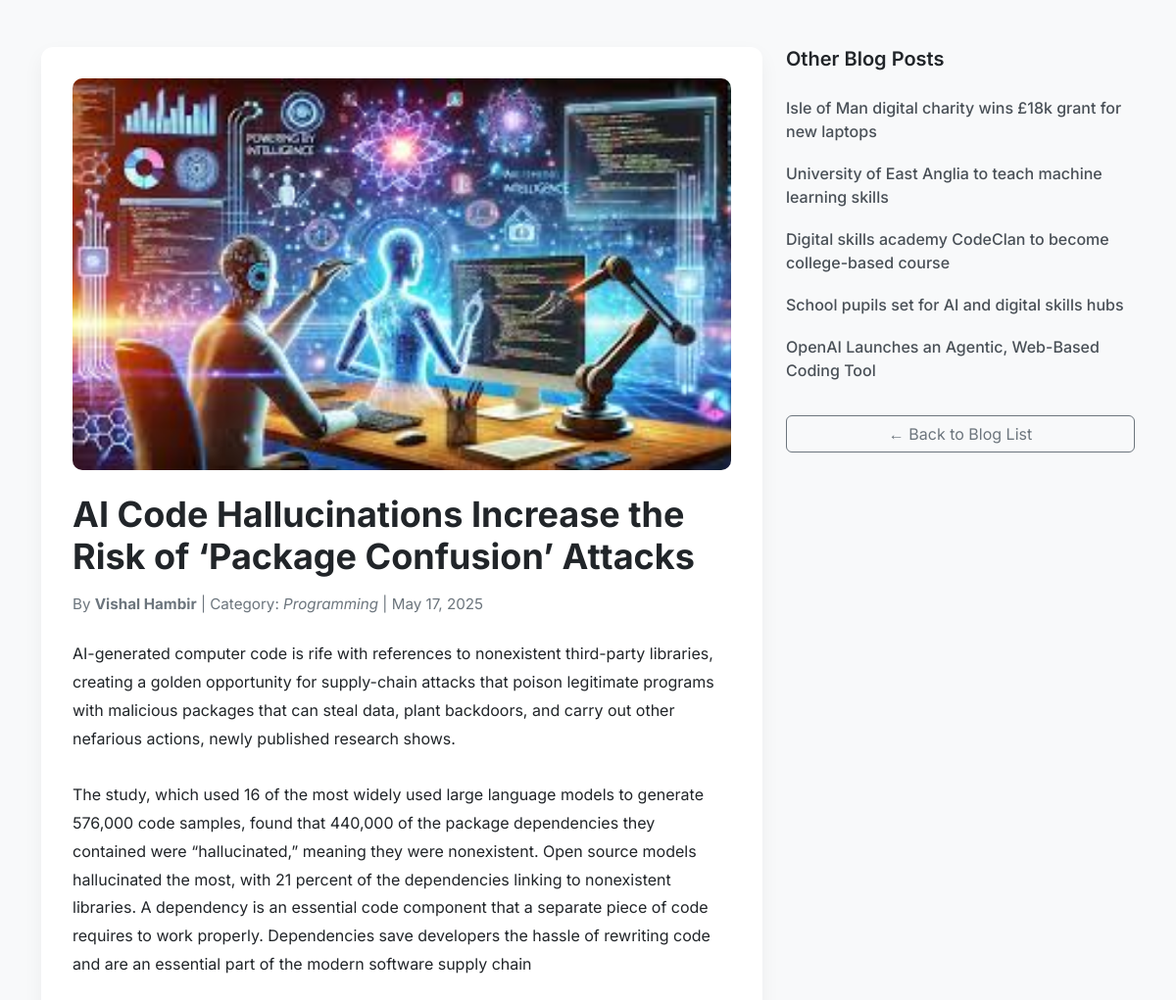
Screenshot of /Home/show_blog_page/2 with the database file from the repository.
### tables this page shows
CREATE TABLE `blogs` (
  `b_auto_id` int(11) NOT NULL,
  `b_cat_ref_id` int(11) DEFAULT NULL,
  `b_auth_ref_id` int(11) DEFAULT NULL,
  `b_title` varchar(255) DEFAULT NULL,
  `b_short_content` text DEFAULT NULL,
  `b_main_content` text DEFAULT NULL,
  `b_image` varchar(255) DEFAULT NULL,
  `b_meta_title` varchar(255) DEFAULT NULL,
  `b_meta_description` text DEFAULT NULL,
  `b_meta_keywords` varchar(255) DEFAULT NULL,
  `b_cretated_at` timestamp NOT NULL DEFAULT current_timestamp(),
  `b_updated_by` int(11) DEFAULT NULL
);

CREATE TABLE `author` (
  `a_auto_id` int(11) NOT NULL,
  `a_author_name` varchar(255) DEFAULT NULL,
  `a_created_at` timestamp NOT NULL DEFAULT current_timestamp(),
  `a_updated_by` int(11) DEFAULT NULL
);

CREATE TABLE `category` (
  `c_auto_id` int(11) NOT NULL,
  `c_category` varchar(255) DEFAULT NULL,
  `c_created_at` timestamp NOT NULL DEFAULT current_timestamp(),
  `c_updated_by` int(11) DEFAULT NULL
);

### application/controllers/Home.php (called while the page is built, shortened)
<?php
class Home extends CI_Controller
{
    public function show_blog_page($id)
    {
        $data['blog'] = $this->db->select('blogs.*, category.c_category as category_name, author.a_author_name as author_name')
            ->from('blogs')
            ->join('category', 'category.c_auto_id = blogs.b_cat_ref_id', 'left')
            ->join('author', 'author.a_auto_id = blogs.b_auth_ref_id', 'left')
            ->where('blogs.b_auto_id', $id)
            ->get()->row();
        $data['recent_blogs'] = $this->db->select('b_auto_id, b_short_content, b_title')
            ->from('blogs')
            ->where('b_auto_id !=', $id)
            ->order_by('b_cretated_at', 'DESC')
            ->limit(6)
            ->get()->result();
        $this->load->view('show_blog', $data);
    }
}
?>

### index.php (called while the page is built, shortened)
<?php
require_once BASEPATH.'core/CodeIgniter.php';

### application/views/show_blog.php (the view, shortened to what this page needs)
<!DOCTYPE html>
<html lang="en">
<head>
    <link href="https://cdn.jsdelivr.net/npm/bootstrap@5.3.0/dist/css/bootstrap.min.css" rel="stylesheet" />
    <link rel="stylesheet" href="<?= base_url('assets/css/mainpagetwo_style.css') ?>">
</head>
<body>
    <div class="container py-5">
        <div class="row">
            <div class="col-lg-8">
                <div class="blog-wrapper">
                    <img src="<?= base_url($blog->b_image) ?>" alt="Blog Image" class="blog-image" />
                    <div class="blog-content">
                        <h1><?= $blog->b_title ?></h1>
                        <div class="blog-meta">
                            By <strong><?= $blog->author_name ?></strong> |
                            Category: <em><?= $blog->category_name ?></em> |
                            <?= date('F j, Y', strtotime($blog->b_cretated_at)) ?>
                        </div>
                        <p><?= nl2br($blog->b_main_content) ?></p>
                    </div>
                </div>
            </div>
            <div class="col-lg-4 mt-4 mt-lg-0">
                <div class="sidebar">
                    <h5>Other Blog Posts</h5>
                    <div class="list-group">
                        <?php foreach ($recent_blogs as $recent): ?>
                            <a href="<?= base_url('Home/show_blog_page/' . $recent->b_auto_id) ?>" class="list-group-item">
                                <?= $recent->b_title ?>
                            </a>
                        <?php endforeach; ?>
                    </div>
                </div>
                <div class="mt-4">
                    <a href="<?= base_url('Home') ?>" class="btn btn-outline-secondary w-100">
                        &larr; Back to Blog List
                    </a>
                </div>
            </div>
        </div>
    </div>
</body>
</html>

### assets/css/mainpagetwo_style.css (style rules this page uses)
body { font-family: 'Inter', sans-serif; background-color: #f8f9fa; }
.blog-wrapper { background: #fff; border-radius: 12px; box-shadow: 0 8px 20px rgba(0, 0, 0, 0.05); padding: 2rem; }
.blog-image { width: 100%; height: 400px; object-fit: cover; border-radius: 10px; margin-bottom: 1.5rem; }
.blog-content h1 { font-size: 2.25rem; font-weight: 700; margin-bottom: 1rem; }
.blog-meta { font-size: 0.95rem; color: #6c757d; margin-bottom: 1.5rem; }
.blog-content p { line-height: 1.8; margin-bottom: 1rem; }
.sidebar { position: sticky; top: 2rem; }
.sidebar h5 { font-weight: 600; margin-bottom: 1rem; }
.sidebar .list-group-item { background-color: transparent; border: none; padding: 0.6rem 0; color: #495057; font-weight: 500; transition: 0.3s; }

### rows the page displays
blogs: b_image (picture), b_title "AI Code Hallucinations Increase the Risk of ‘Package Confusion’ Attacks", author.a_author_name "Vishal Hambir", category.c_category "Programming", b_cretated_at "May 17, 2025", b_main_content "AI-generated computer code is rife with references to nonexistent third-party libraries, creating a golden opportunity for supply-chain attacks that poison legitimate programs with malicious packages that can steal data, plant backdoors, and carry out other nefarious actions, newly published research shows. The study, which used 16 of the most widely used large language models to generate 576,000 code samples, found that 440,000 of the package dependencies they contained were “hallucinated,” meaning they were nonexistent. Open source models hallucinated the most, with 21 percent of the dependencies linking to nonexistent libraries. A dependency is an essential code component that a separate…"
blogs: b_title "Isle of Man digital charity wins £18k grant for new laptops"
blogs: b_title "University of East Anglia to teach machine learning skills"
blogs: b_title "Digital skills academy CodeClan to become college-based course"
blogs: b_title "School pupils set for AI and digital skills hubs"
blogs: b_title "OpenAI Launches an Agentic, Web-Based Coding Tool"
